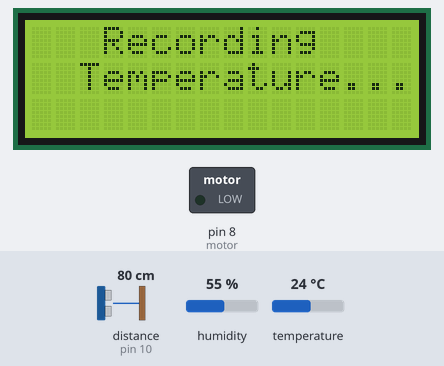
A sketch run on a simulated Arduino Uno, built with avr-gcc and run on an emulated ATmega328P. Parts: 16×3 character LCD, switched loads named in the sketch (green lamp = pin HIGH). The test bench sets the inputs (shaded band); at power-on: distance to the obstacle (sensor on pin 10) 80 cm, temperature 24 °C, humidity 55 %. The echo pulse lasts 58.3 µs per cm; pins used as bus, display or sensor lines are not drawn; what the sketch prints to the serial monitor is not drawn.

Above: at 7.2 s.
7.3 s: distance to the obstacle (sensor on pin 10) set to 33 cm
21.3 s: distance to the obstacle (sensor on pin 10) set to 27 cm
At 29.0 s:
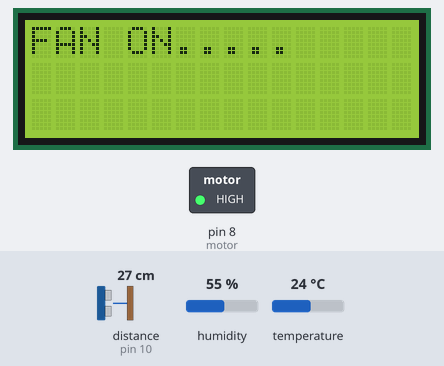
34.7 s: temperature set to 20 °C
At 41.7 s:
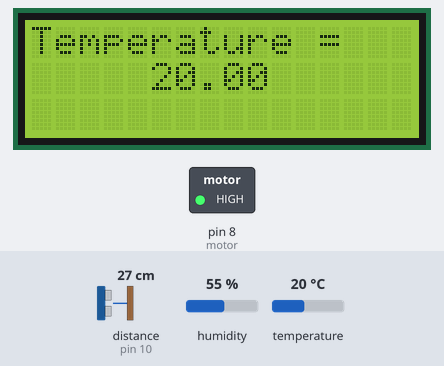
45.7 s: temperature set to 17 °C
At 53.1 s:
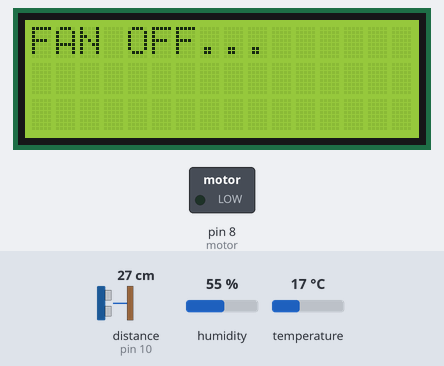
53.8 s: temperature set to 12 °C
At 58.2 s:
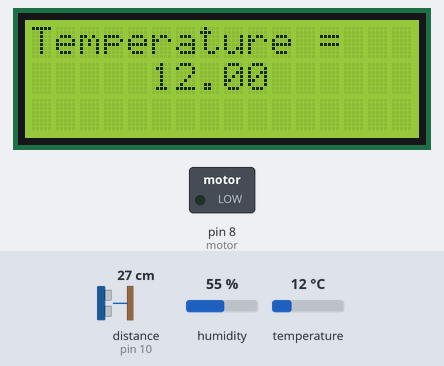
Timing chart, 0 to 59.7 s (numbered marks = the images above; inputs shaded):
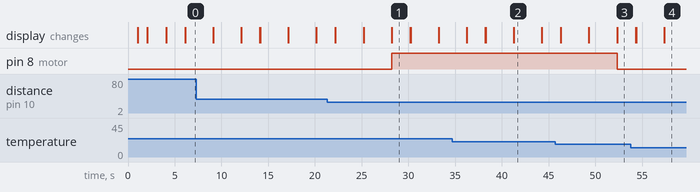

The sketch:

IOT_Final.ino
```cpp
#include <LiquidCrystal.h>
#include <dht.h>

LiquidCrystal lcd(12, 11, 5, 4, 3, 2);

float temp;
int dht_apin=A1;
dht DHT;

//#define fan 9


// defines pins numbers ultrasonic sensor.
const int trigPin = 9;
const int echoPin = 10;

// defines pins numbers motors.
const int motor = 8;

// defines variables
long duration;
int distance;

void setup() {


  pinMode(trigPin, OUTPUT); // Sets the trigPin as an Output
       pinMode(echoPin, INPUT); // Sets the echoPin as an Input

       pinMode(motor, OUTPUT); // Sets the Motor as an Output

      Serial.begin(9600); // Starts the serial        communication
      //pinMode (fan, OUTPUT);

  lcd.begin(16,3);

  lcd.setCursor(3,0);
  lcd.print("IOT PROJECT");
  delay(1000);
  lcd.clear();
  lcd.setCursor(1,0);
  lcd.print("MCA SCIENCE");
  delay(1000);
  lcd.clear();
  lcd.print("Guided By..");
   lcd.setCursor(0,1);
  lcd.print("Dr.C.H.Patil Sir");
  delay(2000);
  lcd.clear();
  lcd.setCursor(3,0);
  lcd.print("SMART");
  lcd.setCursor(8,1);
  lcd.print("ROOM");
  delay(2000);
  lcd.clear();

  }


void loop()
{
  DHT.read11(dht_apin);
       lcd.setCursor(3,0);
  lcd.print("Recording");
  lcd.setCursor(2,1);
  lcd.print("Temperature...");
  delay(3000);
  lcd.clear();
  lcd.setCursor(0,2);
  temp=DHT.temperature;
  Serial.print("Current Humidity = ");
  Serial.print(DHT.humidity);

  //temp = analogRead(tempPin);
  //temp = temp * 0.48828125;
  lcd.setCursor(0 ,0);
  lcd.print("Temperature = ");
  lcd.setCursor(5 ,1);
  lcd.print(temp);
  delay(3000);
  lcd.clear();

//Clears the trigPin
digitalWrite(trigPin, LOW);
delayMicroseconds(2);
// Sets the trigPin on HIGH state for 10 micro seconds
digitalWrite(trigPin, HIGH);
delayMicroseconds(1000);
digitalWrite(trigPin, LOW);
// Reads the echoPin, returns the sound wave travel time in microseconds
duration = pulseIn(echoPin, HIGH);
// Calculating the distance
distance= duration*0.034/2;
// Prints the distance on the Serial Monitor
Serial.print("Distance: ");
Serial.println(distance);

if(distance < 30 && temp>18){
   digitalWrite(motor, HIGH);
    lcd.print("FAN ON..... ");
    delay(2000);
    lcd.clear();}
  else if(distance<20 && temp<17 ){
     digitalWrite(motor, LOW);
      lcd.print("FAN OFF...");
             delay(2000);
    lcd.clear();}
    else{
    analogWrite(motor, LOW);
    lcd.print("FAN OFF...");
    delay(2000);
    lcd.clear();}
    }
```

Measured:
- the behaviour switches between 31 and 30 cm on distance to the obstacle (sensor on pin 10) (found by bisection; images 0 and 1)
- the behaviour switches between 19 and 18 °C on temperature (found by bisection; images 2 and 3)
- after the input at 21.3 s, pin 8 (motor): LOW → HIGH after 6.9 s; the display: first differs from a run without the input after 6.9 s (image 1)
- after the input at 45.7 s, pin 8 (motor): HIGH → LOW after 6.6 s
- what the display in image 1 shows lasts 2.0 s, from 28.2 s to 30.2 s
- what the display in image 2 shows lasts 3.0 s, from 41.3 s to 44.3 s
